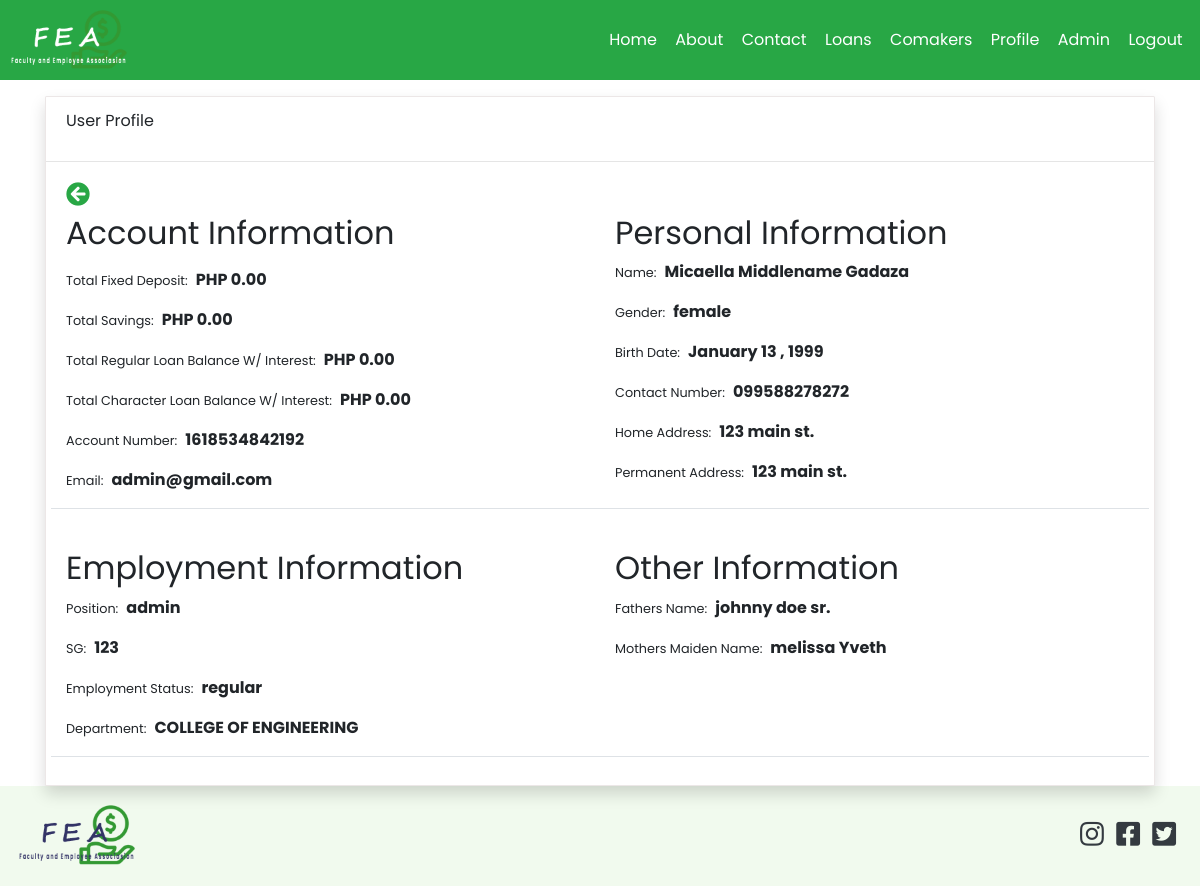
The app's page /profile.php?id=61 (signed in) with its own data.
### tables this page shows
CREATE TABLE `users` (
  `id` int(11) NOT NULL,
  `account_number` varchar(50) NOT NULL,
  `firstname` varchar(50) NOT NULL,
  `middlename` varchar(50) NOT NULL,
  `lastname` varchar(50) NOT NULL,
  `home_address` varchar(255) NOT NULL,
  `permanent_address` varchar(255) NOT NULL,
  `gender` varchar(50) NOT NULL,
  `birth_date` varchar(255) DEFAULT NULL,
  `contact_number` varchar(50) NOT NULL,
  `email` varchar(50) NOT NULL,
  `password` varchar(50) NOT NULL,
  `position_id` int(11) DEFAULT NULL,
  `sg` int(11) NOT NULL,
  `employment_status` varchar(50) NOT NULL,
  `department_id` int(11) NOT NULL,
  `name_of_spouse` varchar(100) NOT NULL,
  `fathers_name` varchar(100) NOT NULL,
  `mothers_maiden_name` varchar(50) NOT NULL,
  `beneficiary` varchar(255) NOT NULL,
  `paid_membership` tinyint(1) NOT NULL DEFAULT 0,
  `active` tinyint(1) NOT NULL DEFAULT 0,
  `reason1` text DEFAULT NULL,
  `reason2` text DEFAULT NULL,
  `reason3` text DEFAULT NULL,
  `created_at` timestamp NOT NULL DEFAULT current_timestamp()
);

CREATE TABLE `positions` (
  `id` int(11) NOT NULL,
  `name` varchar(50) NOT NULL
);

CREATE TABLE `departments` (
  `id` int(11) NOT NULL,
  `name` varchar(50) NOT NULL
);

### app/models/User.php (called while the page is built, shortened)
<?php
class User extends Connection
{
    public static function Auth()
    {
        if (isset($_SESSION['id'])) {
            return true;
        } else {
            return false;
        }
    }
    public function getUser()
    {
        if (self::Auth()) {
            $sql = "SELECT * FROM users WHERE id=:id AND active=1 AND paid_membership=1";
            $stmt = $this->conn->prepare($sql);
            $stmt->execute(['id' => $_SESSION['id']]);
            $user = $stmt->fetch();
            return $user;
        }
    }
    public function isAdmin()
    {
        if (self::Auth()) {
            $user = $this->getUser();
            return $user->position_id == 1;
        }
    }
}

### app/config/config.php (called while the page is built, shortened)
<?php
class Connection
{
    public $conn;
    public function __construct()
    {
        try {
            $dsn = 'mysql:host=' . HOST . ';dbname=' . DB_NAME;
            $this->conn = new PDO($dsn, USERNAME, PASSWORD);
            $this->conn->setAttribute(PDO::ATTR_DEFAULT_FETCH_MODE, PDO::FETCH_OBJ);
            $this->conn->setAttribute(PDO::ATTR_EMULATE_PREPARES, false);
        } catch (PDOException $e) {
            echo "Error!: " . $e->getMessage() . "<br/>";
            die();
        }
        return $this->conn;
    }
}

### core.php (called while the page is built, shortened)
<?php
require_once 'app/config/config.php';
require_once 'app/models/User.php';
$user = new User();

### app/controllers/admin/UserController.php (called while the page is built, shortened)
<?php
class AdminUser extends Connection
{
    public function getPosition($id)
    {
        $sql = "SELECT * FROM positions WHERE id=:id";
        $stmt = $this->conn->prepare($sql);
        $stmt->execute(['id' => $id]);
        $position = $stmt->fetch();
        if ($position->name) {
            return $position->name;
        }
    }
    public function getUserDeposit($id)
    {
        $sql = "SELECT * FROM fixed_deposits WHERE user_id=:id";
        $stmt = $this->conn->prepare($sql);
        $stmt->execute(['id' => $id]);
        $deposits = $stmt->fetchAll();
        $total = 0;
        return $total;
    }
    public function getUserSavings($id)
    {
        $sql = "SELECT * FROM savings WHERE user_id=:id";
        $stmt = $this->conn->prepare($sql);
        $stmt->execute(['id' => $id]);
        $deposits = $stmt->fetchAll();
        $total = 0;
        return $total;
    }
    public function getUserRegularLoans($id)
    {
        $status = 'approved';
        $type = 1;
        $sql = "SELECT * FROM loans WHERE user_id=:id AND status=:status AND loan_type_id=:type";
        $stmt = $this->conn->prepare($sql);
        $stmt->execute(['id' => $id, 'status' => $status, 'type' => $type]);
        $loans = $stmt->fetchAll();
        $total = 0;
        return $total;
    }
    public function getUserCharacterLoans($id)
    {
        $status = 'approved';
        $type = 3;
        $sql = "SELECT * FROM loans WHERE user_id=:id AND status=:status AND loan_type_id=:type";
        $stmt = $this->conn->prepare($sql);
        $stmt->execute(['id' => $id, 'status' => $status, 'type' => $type]);
        $loans = $stmt->fetchAll();
        $total = 0;
        return $total;
    }
    public function getUser($id)
    {
        $sql = "SELECT * FROM users WHERE id=:id";
        $stmt = $this->conn->prepare($sql);
        $stmt->execute(['id' => $id]);
        $user = $stmt->fetch();
        return $user;
    }
    public function getDepartment($id)
    {
        $sql = "SELECT * FROM departments WHERE id=:id";
        $stmt = $this->conn->prepare($sql);
        $stmt->execute(['id' => $id]);
        $department = $stmt->fetch();
        return $department;
    }
}

### app/helpers/showPrice.php (called while the page is built)
<?php
function formatDecimal($num)
{
    return  number_format((float)$num, 2, '.', '');
}

### app/helpers/formatDate.php (called while the page is built, shortened)
<?php
function shortDate($date)
{
    $d = new DateTime($date);
    return $d->format("F j \, Y ");
}

### profile.php (the view, shortened to what this page needs)
<?php
require_once 'core.php';
require_once  'app/includes/header.php';
$adminUser = new AdminUser();
if (isset($_GET['id'])) {
    $user = $adminUser->getUser($_GET['id']);
    $total_amount = $adminUser->getUserDeposit($_GET['id']);
    $total_savings = $adminUser->getUserSavings($_GET['id']);
    $total_regular_loan_balance = formatDecimal($adminUser->getUserRegularLoans($_GET['id']));
    $total_character_loan_balance = formatDecimal($adminUser->getUserCharacterLoans($_GET['id']));
} else {
    redirect('admin_users.php');
}
?>
<div class="container mt-3">
    <div class="card shadow">
        <div class="card-header">
            <p>User Profile</p>
        </div>
        <div class="card-body">
            <a href="admin_users.php"><i class="fas fa-arrow-circle-left text-success mb-2" style="font-size: 1.5rem"></i></a>
            <div class="row">
                <div class="col-md-6 border-bottom mb-2">
                    <h2 class="font-weight-normal mb-2 mb-3">Account Information</h2>
                    <p><small class="mr-2">Total Fixed Deposit:</small><b>PHP <?php echo formatDecimal($total_amount) ?></b></p>
                    <p><small class="mr-2">Total Savings:</small><b>PHP <?php echo formatDecimal($total_savings) ?></b></p>
                    <p><small class="mr-2">Total Regular Loan Balance W/ Interest:</small><b>PHP <?php echo $total_regular_loan_balance ?></b></p>
                    <p><small class="mr-2">Total Character Loan Balance W/ Interest:</small><b>PHP <?php echo $total_character_loan_balance ?></b></p>
                    <p><small class="mr-2">Account Number:</small><b><?php echo $user->account_number ?></b></p>
                    <p><small class="mr-2">Email:</small><b><?php echo $user->email ?></b></p>
                </div>
                <div class="col-md-6 border-bottom mb-2">
                    <h2 class="font-weight-normal mb-2">Personal Information</h2>
                    <p><small class="mr-2">Name:</small><b><?php echo ucfirst($user->firstname) . ' ' . ucfirst($user->middlename) . ' ' . ucfirst($user->lastname) ?></b></p>
                    <p><small class="mr-2">Gender:</small><b><?php echo $user->gender ?></b></p>
                    <p><small class="mr-2">Birth Date:</small><b><?php echo shortDate($user->birth_date) ?></b></p>
                    <p><small class="mr-2">Contact Number:</small><b><?php echo $user->contact_number ?></b></p>
                    <p><small class="mr-2">Home Address:</small><b><?php echo $user->home_address ?></b></p>
                    <p><small class="mr-2">Permanent Address:</small><b><?php echo $user->permanent_address ?></b></p>
                </div>
            </div>
            <div class="row mt-4">
                <div class="col-md-6 border-bottom mb-2">
                    <h2 class="font-weight-normal mb-2">Employment Information</h2>
                    <p><small class="mr-2">Position:</small><b><?php echo $adminUser->getPosition($user->position_id) ?></b></p>
                    <p><small class="mr-2">SG:</small><b><?php echo $user->sg ?></b></p>
                    <p><small class="mr-2">Employment Status:</small><b><?php echo $user->employment_status ?></b></p>
                    <p><small class="mr-2">Department:</small><b><?php echo $adminUser->getDepartment($user->department_id)->name ?></b></p>
                </div>
                <div class="col-md-6 border-bottom mb-2">
                    <h2 class="font-weight-normal mb-2">Other Information</h2>
                    <p><small class="mr-2">Fathers Name:</small><b><?php echo $user->fathers_name ?></b></p>
                    <p><small class="mr-2">Mothers Maiden Name:</small><b><?php echo $user->mothers_maiden_name ?></b></p>
                </div>
            </div>
        </div>
    </div>
</div>
<?php include 'app/includes/footer.php' ?>

### app/includes/header.php (shortened to what this page needs)
<?php
require_once 'core.php';
?>
<!DOCTYPE html>
<html lang="en">
<head>
    <link rel="stylesheet" href="https://cdnjs.cloudflare.com/ajax/libs/font-awesome/5.15.2/css/all.min.css">
    <link href="https://cdn.jsdelivr.net/npm/select2@4.1.0-rc.0/dist/css/select2.min.css" rel="stylesheet" />
    <link rel="stylesheet" href="assets/css/bootstrap.min.css">
    <link rel="stylesheet" href="assets/css/main.css?id=<?php echo time() ?>">
    <link rel="stylesheet" href="assets/css/loan.css?id=<?php echo time() ?>">
</head>
<body>
    <nav class="main-nav" id="main-nav" style="background: #28a745!important;">
        <a href="index.php" class="logo"><img src="assets/img/logo_light.png" alt="logo"></a>
        <ul>
            <li class="">
                <a href="index.php">Home</a>
            </li>
            <li>
                <a href="about.php">About</a>
            </li>
            <li>
                <a href="contact.php">Contact</a>
            </li>
            <li>
                <a href="loans.php">Loans</a>
            </li>
            <li>
                <a href="comakers.php">Comakers</a>
            </li>
            <?php if (User::Auth()) : ?>
                <li>
                    <a href="profile.php?id=<?php echo $_SESSION['id'] ?>">Profile</a>
                </li>
                <?php if ($user->isAdmin()) : ?>
                    <li>
                        <a href="admin/dashboard.php">Admin</a>
                    </li>
                <?php endif; ?>
                <li>
                    <form action="<?php echo $_SERVER['PHP_SELF'] ?>" method="POST">
                        <button type="submit" class="text-white" name="logout" style="border:none; background:none; width:100%">Logout</button>
                    </form>
                </li>
            <?php endif ?>
        </ul>
    </nav>

### app/includes/footer.php (shortened to what this page needs)
<footer>
    <a href="index.php" class="logo"><img src="assets/img/logo_dark.png" alt="logo"></a>
    <div class="footer-icons">
        <a href="#"><i class="icon fab fa-instagram text-dark"></i></a>
        <a href="#"><i class="icon fab fa-facebook-square text-dark"></i></a>
        <a href="#"><i class="icon fab fa-twitter-square text-dark"></i></a>
    </div>
</footer>
</body>
</html>

### assets/css/main.css (style rules this page uses)
* { margin: 0; padding: 0; -webkit-box-sizing: border-box; box-sizing: border-box; }
body { font-family: "Poppins", sans-serif; scroll-behavior: smooth; overflow-x: hidden; }
a { text-decoration: none; }
li { list-style: none; }
footer { padding: 0 1rem; background: rgba(114, 41, 13, 0.52); background: #f1faee; min-height: 100px; display: -webkit-box; display: -ms-flexbox; display: flex; -webkit-box-align: center; -ms-flex-align: center; align-items: center; z-index: -1; }
footer .logo { z-index: 100 !important; }
.footer-icons .icon { z-index: 100; color: black; font-size: 1.7rem; margin-right: 0.5rem; -webkit-transition: 0.3s ease; transition: 0.3s ease; }
.main-nav { width: 100%; height: 10vh; display: -webkit-box; display: -ms-flexbox; display: flex; -ms-flex-pack: distribute; justify-content: space-around; -webkit-box-align: center; -ms-flex-align: center; align-items: center; padding: 0.7rem 0.5rem; -webkit-transition: 300ms ease-out; transition: 300ms ease-out; background: transparent; }
.main-nav ul { width: 50%; height: 100%; display: -webkit-box; display: -ms-flexbox; display: flex; -ms-flex-pack: distribute; justify-content: space-around; -webkit-box-align: center; -ms-flex-align: center; align-items: center; padding-top: 1rem; }
.main-nav ul li { -webkit-transition: 0.2s ease-in-out; transition: 0.2s ease-in-out; }
.main-nav ul li a { color: #fff; }
.logo { padding: 0.8rem 0; margin-right: auto; width: 120px; text-decoration: none; }
.logo img { width: 100%; height: 100%; }

### assets/css/loan.css (style rules this page uses)
.card { position: relative; display: -webkit-box; display: -ms-flexbox; display: flex; -webkit-box-orient: vertical; -webkit-box-direction: normal; -ms-flex-direction: column; flex-direction: column; min-width: 0; word-wrap: break-word; background-color: #fff; background-clip: border-box; border: 1px solid rgba(71, 27, 27, 0.1); border-radius: 0.1rem; }
.card-header:first-child { border-radius: calc(0.37rem - 1px) calc(0.37rem - 1px) 0 0; }
.card-header { padding: 0.75rem 1.25rem; margin-bottom: 0; background-color: #fff; border-bottom: 1px solid rgba(0, 0, 0, 0.1); }
p { margin-top: 0; margin-bottom: 1rem; }

### records on screen
users: account_number "1618534842192", email "admin@gmail.com", firstname "Micaella", middlename "Middlename", lastname "Gadaza", gender "female", birth_date "January 13 , 1999", contact_number "099588278272", home_address "123 main st.", permanent_address "123 main st.", position.name "admin", sg "123", employment_status "regular", department.name "COLLEGE OF ENGINEERING", fathers_name "johnny doe sr.", mothers_maiden_name "melissa Yveth"

### other values on screen
formatDecimal($total_amount) "0.00"
formatDecimal($total_savings) "0.00"
$total_regular_loan_balance "0.00"
$total_character_loan_balance "0.00"
